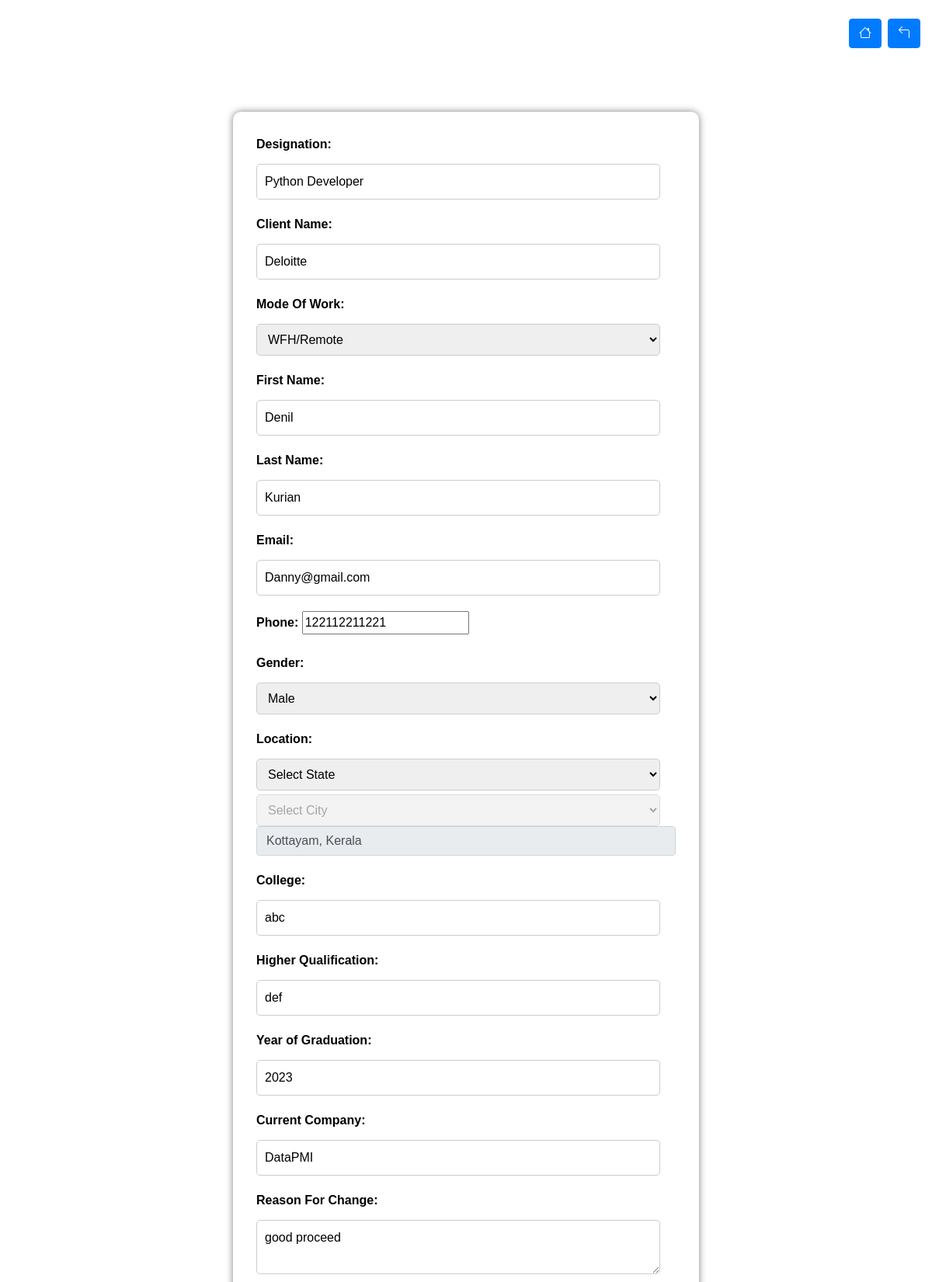
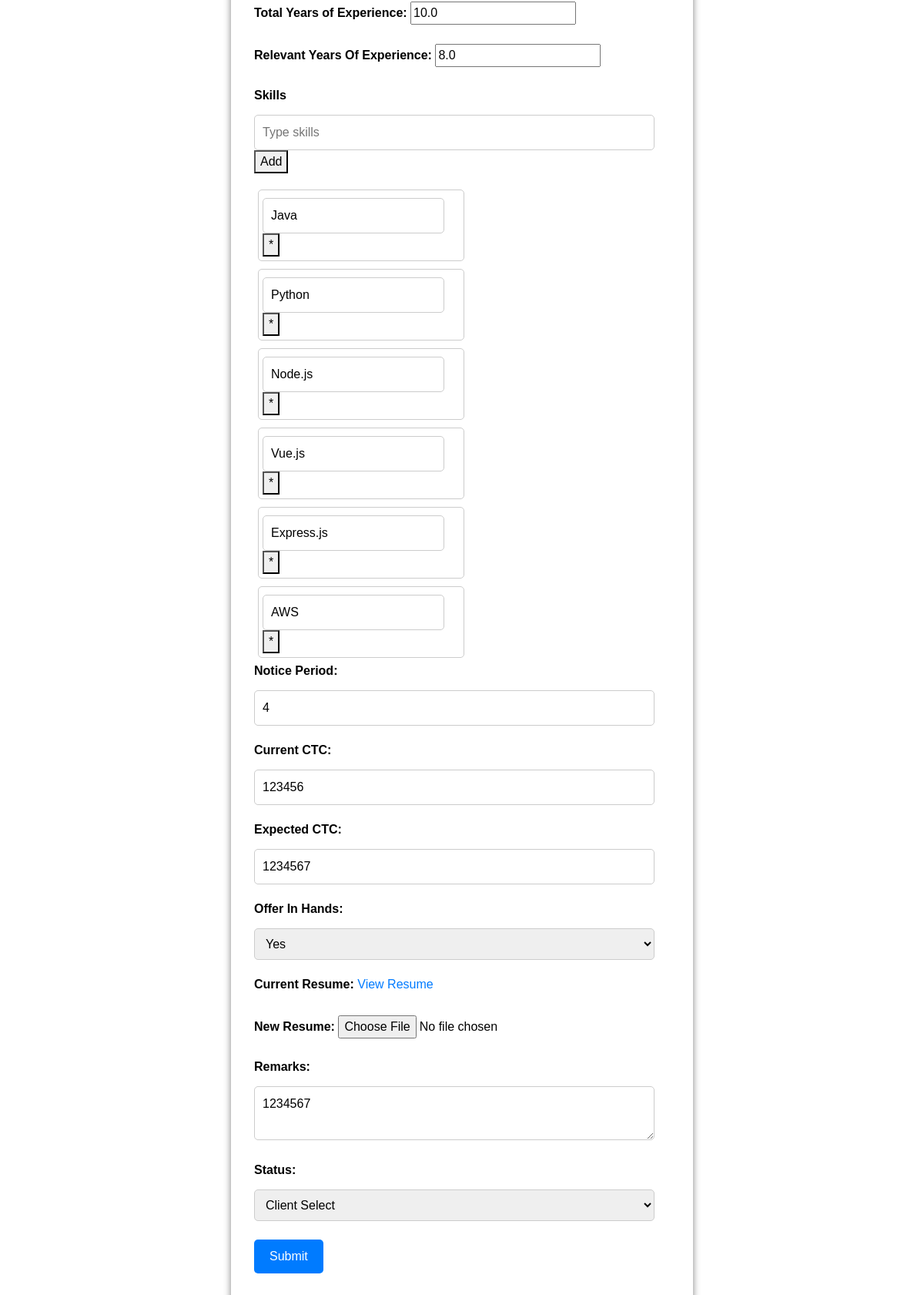
Page /update/17/ (signed in) on the committed database (2 pictures, top to bottom).
### candidate_app/models.py (models this page shows, shortened)
class Candidate(models.Model):
    user = models.ForeignKey(CustomUser, on_delete=models.CASCADE)
    email = models.EmailField(unique=True)
    phone = models.CharField(max_length=15)
    client_name = models.CharField(max_length=15)
    first_name = models.CharField(max_length=150, null=True)
    last_name = models.CharField(max_length=150)
    mode_of_work = models.CharField(max_length=150, default='full_time',null=True)
    gender = models.CharField(max_length=50, default='unknown', null=True,blank=True)
    college = models.CharField(max_length=50, null=True,blank=True)
    graduation_year= models.CharField(max_length=50, null=True,blank=True)
    qualification = models.TextField(null=True,blank=True)
    skills = models.ManyToManyField(Skill)
    experience = models.FloatField(null=True, blank=True)
    relevent_experience = models.FloatField(null=True, blank=True)
    designation = models.CharField(max_length=50, null=True,blank=True)
    expected_ctc = models.CharField(max_length=50, null=True,blank=True)
    current_ctc = models.CharField(max_length=50, null=True,blank=True)
    offer_in_hands = models.CharField(max_length=50,default=None, null=True,blank=True)
    offer_details= models.CharField(max_length=50,default=None, null=True,blank=True)     ###  hidden box
    notice_period = models.CharField(max_length=50, null=True,blank=True)
    current_company = models.CharField(max_length=100, null=True,blank=True)
    reason_for_change = models.CharField(max_length=2000, null=True,blank=True)          ###  hidden
    location = models.CharField(max_length=50, null=True,blank=True)
    resume = models.FileField(upload_to='resume/',max_length=200,blank=True,null=True)
    remarks = models.TextField(null=True,blank=True)
    updated_by = models.CharField(max_length=50, null=True,blank=True)
    updated_on = models.DateTimeField(auto_now=True, null=True)
    screening_time = models.CharField(max_length=100, null=True,blank=True)
    recruiter = models.CharField(max_length=50, null=True,blank=True)
    status = models.CharField(max_length=100, null=True,blank=True)
    rejection_reason = models.CharField(max_length=100, null=True,blank=True)         ### hidden
    additional_status = models.CharField(max_length=100, null=True,blank=True)
    rejection_reason_for_r1_r4 = models.CharField(max_length=100, null=True,blank=True)        ## hidden
    offer = models.CharField(max_length=100, null=True,blank=True)
    offer_reject_reason = models.CharField(max_length=100, null=True,blank=True)
    class Meta:
        ordering = ["-updated_on"]

class Skill(models.Model):
    user = models.ForeignKey(CustomUser, on_delete=models.CASCADE)
    name = models.CharField(max_length=50)

### candidate_app/views.py (the view, shortened to what this page needs)
# urls.py: path('update/<int:pk>/',Updatecandidate.as_view(),name='update') ,  ## update a candidate
class Updatecandidate(UpdateView):
    model = Candidate
    success_url = reverse_lazy('list')
    template_name = 'update_candidate.html'
    def get(self, request, pk):
        candidate = get_object_or_404(Candidate, pk=pk, user=request.user)
        return render(request, self.template_name, {'candidate': candidate})

### templates/update_candidate.html (shortened to what this page needs)
{% load static %}
<!DOCTYPE html>
<html lang="en">
<head>
  <link rel="stylesheet" href="https://stackpath.bootstrapcdn.com/bootstrap/4.5.2/css/bootstrap.min.css">
  <link rel="stylesheet" href="https://cdnjs.cloudflare.com/ajax/libs/font-awesome/6.0.0/css/all.min.css">
  <link rel="stylesheet" href="{% static 'css/candidate.css' %}" />
<link rel="stylesheet" href="https://cdn.jsdelivr.net/npm/bootstrap-icons@1.11.1/font/bootstrap-icons.css">
</head>
<body>
  <br><br>
  <div class="container-fluid fixed-top mt-4">
  <div class="d-flex justify-content-end ">
    <a href="/user" class="btn btn-primary mx-2"><i class="bi bi-house"></i></a>
    <a href="/back" class="btn btn-primary" onclick="goBack()"><i class="bi bi-arrow-90deg-left"></i></a>
  </div>
</div>
  <br><br>
  <br><br>
  <div class="container">
    <div class="transparent-form">
      <form method="post" action="{% url 'update' candidate.pk %}" id="submission-form" enctype="multipart/form-data">
        <div class="form-group">
          <label for="designation">Designation:</label>
          <input value="{{candidate.designation}}" type="text" id="designation" name="designation" required>
        </div>
        <div class="form-group">
          <label for="client_name">Client Name:</label>
          <input value="{{candidate.client_name}}" type="text" id="client_name" name="client_name" required>
      </div>
        <div class="form-group">
          <label for="mode-of-work">Mode Of Work:</label>
          <select id="mode-of-work" name="mode_of_works">
            <option value="WFH/Remote" {% if candidate.mode_of_work == 'WFH/Remote' %}selected{% endif %}>WFH/Remote</option>
        </select>
        </div>
        <div class="form-group">
          <label for="first-name">First Name:</label>
          <input value="{{candidate.first_name}}" type="text" id="first-name" name="first_name">
        </div>
        <div class="form-group">
          <label for="last-name">Last Name:</label>
          <input value="{{candidate.last_name}}" type="text" id="last-name" name="last_name">
        </div>
        <div class="form-group">
          <label for="email">Email:</label>
          <input value="{{candidate.email}}" type="email" id="email" name="email">
        </div>
        <div class="form-group">
          <label for="phone">Phone:</label>
          <input value="{{candidate.phone}}" type="number" id="phone" name="phone">
        </div>
        <div class="form-group">
          <label for="gender">Gender:</label>
          <select id="gender" name="gender">
            <option value="male" {% if candidate.gender == 'male' %}selected{% endif %}>Male</option>
        </select>
        </div>
        <div class="form-group">
          <div class="select_option">
            <label for="gender">Location:</label>
              <select class="form-select state" aria-label="Default select example" onchange="loadCities()">
                  <option selected>Select State</option>
              </select>
              <select class="form-select city" aria-label="Default select example">
                  <option selected>Select City</option>
              </select>
              <input value="{{candidate.location}}" name="location" placeholder="Kochi,Kerala"  class="form-control autocomplete-input result" readonly>
          </div>
      </div>
        <div class="form-group">
          <label for="college">College:</label>
          <input value="{{candidate.college}}" type="text" id="college" name="college">
        </div>
        <div class="form-group">
          <label for="qualification">Higher Qualification:</label>
          <input value="{{candidate.qualification}}" type="text" id="qualification" name="qualification">
        </div>
        <div class="form-group">
          <label for="graduation-year">Year of Graduation:</label>
          <input value="{{candidate.graduation_year}}" type="text" id="graduation-year" name="graduation_year">
        </div>
        <div class="form-group">
          <label for="current-company">Current Company:</label>
          <input value="{{candidate.current_company}}" type="text" id="current-company" name="current_company">
        </div>
        <div class="form-group">
          <label for="remarks">Reason For Change:</label>
          <textarea id="remarks" name="remarks">{{ candidate.remarks }}</textarea>
        <div class="form-group">
          <label for="experience">Total Years of Experience:</label>
          <input value="{{candidate.experience}}" type="number" id="experience" name="experience">
        </div>
        <div class="form-group">
          <label for="relevant-experience">Relevant Years Of Experience:</label>
          <input value="{{candidate.relevent_experience}}" type="number" id="relevant-experience" name="relevent_experience">
        </div>
        <label for="skillsInput">Skills</label>
        <input type="text" id="skillsInput" placeholder="Type skills" oninput="filterSkills()">
        <button type="button" onclick="addManuallyTypedSkill(event)">Add</button>
        <div id="selectedSkills" class="skill-container">
            {% for skill in candidate.skills.all %}
            <div class="skill-item">
                <input type="text" value="{{ skill.name }}" name="skills" readonly>
                <button type="button" onclick="removeSkill(this)">*</button>
            </div>
            {% endfor %}
        </div>
        <div class="form-group">
          <label for="notice-period">Notice Period:</label>
          <input value="{{candidate.notice_period}}" type="text" id="notice-period" name="notice_period">
        </div>
        <div class="form-group">
          <label for="current-ctc">Current CTC:</label>
          <input value="{{candidate.current_ctc}}" type="text" id="current-ctc" name="current_ctcs">
        </div>
        <div class="form-group">
          <label for="expected-ctc">Expected CTC:</label>
          <input value="{{candidate.expected_ctc}}" type="text" id="expected-ctc" name="expected_ctc">
        </div>
        <div class="form-group">
          <label for="offer">Offer In Hands:</label>
          <select id="offer" name="offer_in_hands">
            <option value="yes" {% if candidate.offer_in_hands == 'yes' %}selected{% endif %}>Yes</option>
        </select>
        </div>
<div class="form-group">
  <label for="resume">Current Resume:</label>
  {% if candidate.resume %}
      <a href="{{ candidate.resume.url }}" target="_blank">View Resume</a>
  {% else %}
      No resume uploaded.
  {% endif %}
</div>
<div class="form-group">
  <label for="new_resume">New Resume:</label>
  <input type="file" id="new_resume" name="new_resume">
</div>
        <div class="form-group">
          <label for="remarks">Remarks:</label>
          <textarea id="remarks" name="remarks">{{candidate.expected_ctc}}</textarea>
        </div>
        <div class="form-group">
          <label for="status">Status:</label>
          <select id="status" name="status" onchange="showHideClientDetails()">
            <option value="Client Select" {% if candidate.status == 'Client Select' %}selected{% endif %}>Client Select</option>
          </select>
        <br>
<br>
        <button type="submit">Submit</button>
      </form>
    </div>
  </div>
</body>
</html>

### candidate_app/static/css/candidate.css (style rules this page uses)
body { font-family: Arial, sans-serif; background-image: url('https://easy.jobs/wp-content/uploads/2022/04/Top-5-Best-Applicant-Tracking-Systems-ATS-Software-for-2022.png'); background-size: cover; background-position: center; background-repeat: no-repeat; background-attachment: fixed; color: #000; }
.container { display: flex; justify-content: center; align-items: center; }
.transparent-form { background-color: rgb(255, 255, 255); border-radius: 10px; padding: 30px; box-shadow: 0px 0px 10px 0px rgba(0, 0, 0, 0.5); width: 100%; max-width: 600px; text-align: left; overflow-y: auto; }
.form-group { margin-bottom: 20px; }
.form-group label { font-weight: bold; }
.form-group input[type="text"], .form-group input[type="email"], .form-group select, .form-group textarea { width: calc(100% - 20px); padding: 10px; border: 1px solid #ccc; border-radius: 5px; font-size: 16px; margin-top: 5px; }
.form-group button[type="submit"] { background-color: #007bff; color: #fff; border: none; padding: 10px 20px; border-radius: 5px; cursor: pointer; }
.skill-container { list-style-type: none; padding: 0; }
.skill-item { display: inline-block; margin: 5px; padding: 5px; border: 1px solid #ccc; border-radius: 5px; }

### rows in the picture
Candidate: designation "Python Developer", client_name "Deloitte", mode_of_works "WFH/Remote", first_name "Denil", last_name "Kurian", email "Danny@gmail.com", phone "122112211221", gender "Male", location "Kottayam, Kerala", college "abc", qualification "def", graduation_year "2023", current_company "DataPMI", remarks "good proceed", experience "10.0", relevent_experience "8.0", notice_period "4", current_ctcs "123456", expected_ctc "1234567", offer_in_hands "Yes", remarks "1234567", status "Client Select"
Skill: skills "Java"
Skill: skills "Python"
Skill: skills "Node.js"
Skill: skills "Vue.js"
Skill: skills "Express.js"
Skill: skills "AWS"
